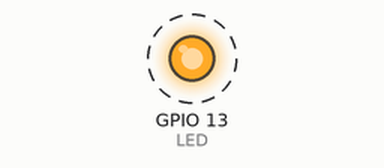
A sketch run on a simulated ESP32. On the bench: output pins drawn as LEDs (lit = HIGH). Dashed ring = blinking.

Above: at 0.5 s.
Timing chart, 0 to 4.6 s (numbered marks = the images above):
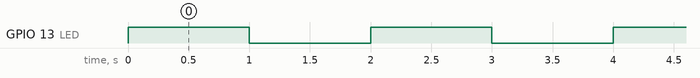

The sketch:

ex2_pisca_led.ino
```cpp
/* SEGUNDO PROGRAMA (PISCA LED MODIFICADO)
   DANIEL RODRIGUES DE SOUSA 26/02/2024 */

#define	LED	13 //pino onde está ligado o LED

void setup()
{
  pinMode(LED, OUTPUT); //direção do pino (saída)
}

void loop()
{
  digitalWrite(LED,!digitalRead(LED));	//lê o estado atual do pino e troca o estado
  delay(1000);            		//delay de 1 segundo
}
```

Measured:
- by itself, GPIO 13 (LED): alternates HIGH for 1.0 s and LOW for 1.0 s
